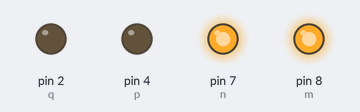
Recording of a sketch running on a simulated Arduino Uno, built with avr-gcc and run on an emulated ATmega328P. On the bench: output pins drawn as LEDs (lit = HIGH).

Above: at 2.5 s.
At 7.5 s:
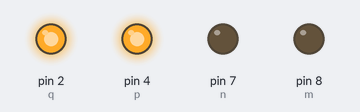
Timing chart, 0 to 13.0 s (numbered marks = the images above):
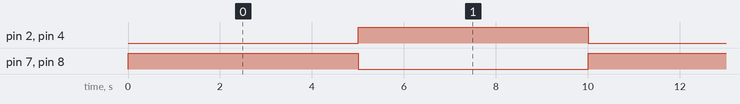

The sketch:

mining.ino
```cpp
int m = 8 ;
int n = 7;
int p = 4;
int q = 2;

void setup() {
  pinMode(n , OUTPUT);
  pinMode(m , OUTPUT);
  pinMode(p , OUTPUT);
  pinMode(q , OUTPUT);
  }

void loop() {
  digitalWrite(p , LOW);
  digitalWrite(q , LOW);
  digitalWrite(n , HIGH);
  digitalWrite(m , HIGH);
  delay(5000);
  digitalWrite(m , LOW);
  digitalWrite(n , LOW);
  digitalWrite(p , HIGH);
  digitalWrite(q , HIGH);
  delay(5000);


  // put your main code here, to run repeatedly:

}
```

Measured:
- by itself, pin 2 (q), pin 4 (p), pin 7 (n), pin 8 (m): alternates HIGH for 5.0 s and LOW for 5.0 s
